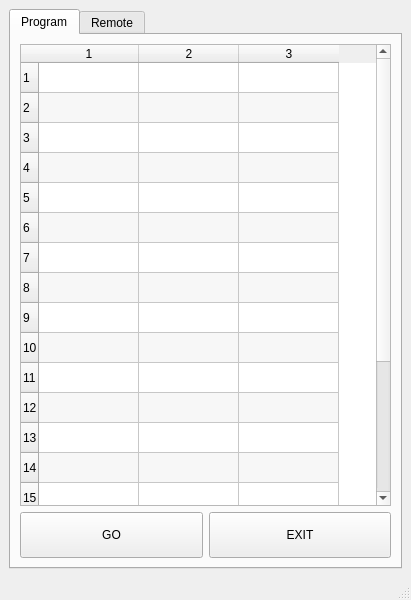
<?xml version="1.0" encoding="UTF-8"?>
<ui version="4.0">
 <class>Main</class>
 <widget class="QMainWindow" name="Main">
  <property name="geometry">
   <rect>
    <x>0</x>
    <y>0</y>
    <width>411</width>
    <height>600</height>
   </rect>
  </property>
  <property name="windowTitle">
   <string>Remote Car Controller</string>
  </property>
  <widget class="QWidget" name="centralwidget">
   <layout class="QVBoxLayout" name="verticalLayout" stretch="8">
    <item>
     <widget class="QTabWidget" name="tabWidget">
      <property name="currentIndex">
       <number>0</number>
      </property>
      <widget class="QWidget" name="tab_program">
       <attribute name="title">
        <string>Program</string>
       </attribute>
       <layout class="QVBoxLayout" name="verticalLayout_2" stretch="10,1">
        <item>
         <widget class="QTableWidget" name="tableWidget">
          <property name="alternatingRowColors">
           <bool>true</bool>
          </property>
          <property name="rowCount">
           <number>20</number>
          </property>
          <property name="columnCount">
           <number>3</number>
          </property>
          <row/>
          <row/>
          <row/>
          <row/>
          <row/>
          <row/>
          <row/>
          <row/>
          <row/>
          <row/>
          <row/>
          <row/>
          <row/>
          <row/>
          <row/>
          <row/>
          <row/>
          <row/>
          <row/>
          <row/>
          <column/>
          <column/>
          <column/>
         </widget>
        </item>
        <item>
         <layout class="QHBoxLayout" name="horizontalLayout_2">
          <property name="sizeConstraint">
           <enum>QLayout::SetDefaultConstraint</enum>
          </property>
          <item>
           <widget class="QPushButton" name="btnGo">
            <property name="sizePolicy">
             <sizepolicy hsizetype="Minimum" vsizetype="Preferred">
              <horstretch>0</horstretch>
              <verstretch>0</verstretch>
             </sizepolicy>
            </property>
            <property name="text">
             <string>GO</string>
            </property>
           </widget>
          </item>
          <item>
           <widget class="QPushButton" name="btnExit">
            <property name="sizePolicy">
             <sizepolicy hsizetype="Minimum" vsizetype="Preferred">
              <horstretch>0</horstretch>
              <verstretch>0</verstretch>
             </sizepolicy>
            </property>
            <property name="text">
             <string>EXIT</string>
            </property>
           </widget>
          </item>
         </layout>
        </item>
       </layout>
      </widget>
      <widget class="QWidget" name="tab_remote">
       <attribute name="title">
        <string>Remote</string>
       </attribute>
       <layout class="QVBoxLayout" name="verticalLayout_3">
        <item>
         <layout class="QGridLayout" name="gridLayout">
          <item row="0" column="0">
           <widget class="QPushButton" name="btnForwardLeft">
            <property name="sizePolicy">
             <sizepolicy hsizetype="Minimum" vsizetype="Preferred">
              <horstretch>0</horstretch>
              <verstretch>0</verstretch>
             </sizepolicy>
            </property>
            <property name="text">
             <string>FORWARD/LEFT</string>
            </property>
           </widget>
          </item>
          <item row="2" column="0">
           <widget class="QPushButton" name="btnBackwardLeft">
            <property name="sizePolicy">
             <sizepolicy hsizetype="Minimum" vsizetype="Preferred">
              <horstretch>0</horstretch>
              <verstretch>0</verstretch>
             </sizepolicy>
            </property>
            <property name="text">
             <string>BACKWARD/LEFT</string>
            </property>
           </widget>
          </item>
          <item row="0" column="1">
           <widget class="QPushButton" name="btnForward">
            <property name="sizePolicy">
             <sizepolicy hsizetype="Minimum" vsizetype="Preferred">
              <horstretch>0</horstretch>
              <verstretch>0</verstretch>
             </sizepolicy>
            </property>
            <property name="text">
             <string>FORWARD</string>
            </property>
           </widget>
          </item>
          <item row="0" column="2">
           <widget class="QPushButton" name="btnForwardRight">
            <property name="sizePolicy">
             <sizepolicy hsizetype="Minimum" vsizetype="Preferred">
              <horstretch>0</horstretch>
              <verstretch>0</verstretch>
             </sizepolicy>
            </property>
            <property name="text">
             <string>FORWARD/RIGHT</string>
            </property>
           </widget>
          </item>
          <item row="1" column="1">
           <widget class="QPushButton" name="btnStop">
            <property name="sizePolicy">
             <sizepolicy hsizetype="Minimum" vsizetype="Preferred">
              <horstretch>0</horstretch>
              <verstretch>0</verstretch>
             </sizepolicy>
            </property>
            <property name="text">
             <string>STOP</string>
            </property>
           </widget>
          </item>
          <item row="2" column="1">
           <widget class="QPushButton" name="btnBackward">
            <property name="sizePolicy">
             <sizepolicy hsizetype="Minimum" vsizetype="Preferred">
              <horstretch>0</horstretch>
              <verstretch>0</verstretch>
             </sizepolicy>
            </property>
            <property name="text">
             <string>BACKWARD</string>
            </property>
           </widget>
          </item>
          <item row="2" column="2">
           <widget class="QPushButton" name="btnBackwardRight">
            <property name="sizePolicy">
             <sizepolicy hsizetype="Minimum" vsizetype="Preferred">
              <horstretch>0</horstretch>
              <verstretch>0</verstretch>
             </sizepolicy>
            </property>
            <property name="text">
             <string>BACKWARD/RIGHT</string>
            </property>
           </widget>
          </item>
         </layout>
        </item>
       </layout>
      </widget>
     </widget>
    </item>
   </layout>
  </widget>
  <widget class="QMenuBar" name="menubar">
   <property name="geometry">
    <rect>
     <x>0</x>
     <y>0</y>
     <width>411</width>
     <height>21</height>
    </rect>
   </property>
  </widget>
  <widget class="QStatusBar" name="statusbar"/>
 </widget>
 <resources/>
 <connections/>
</ui>
